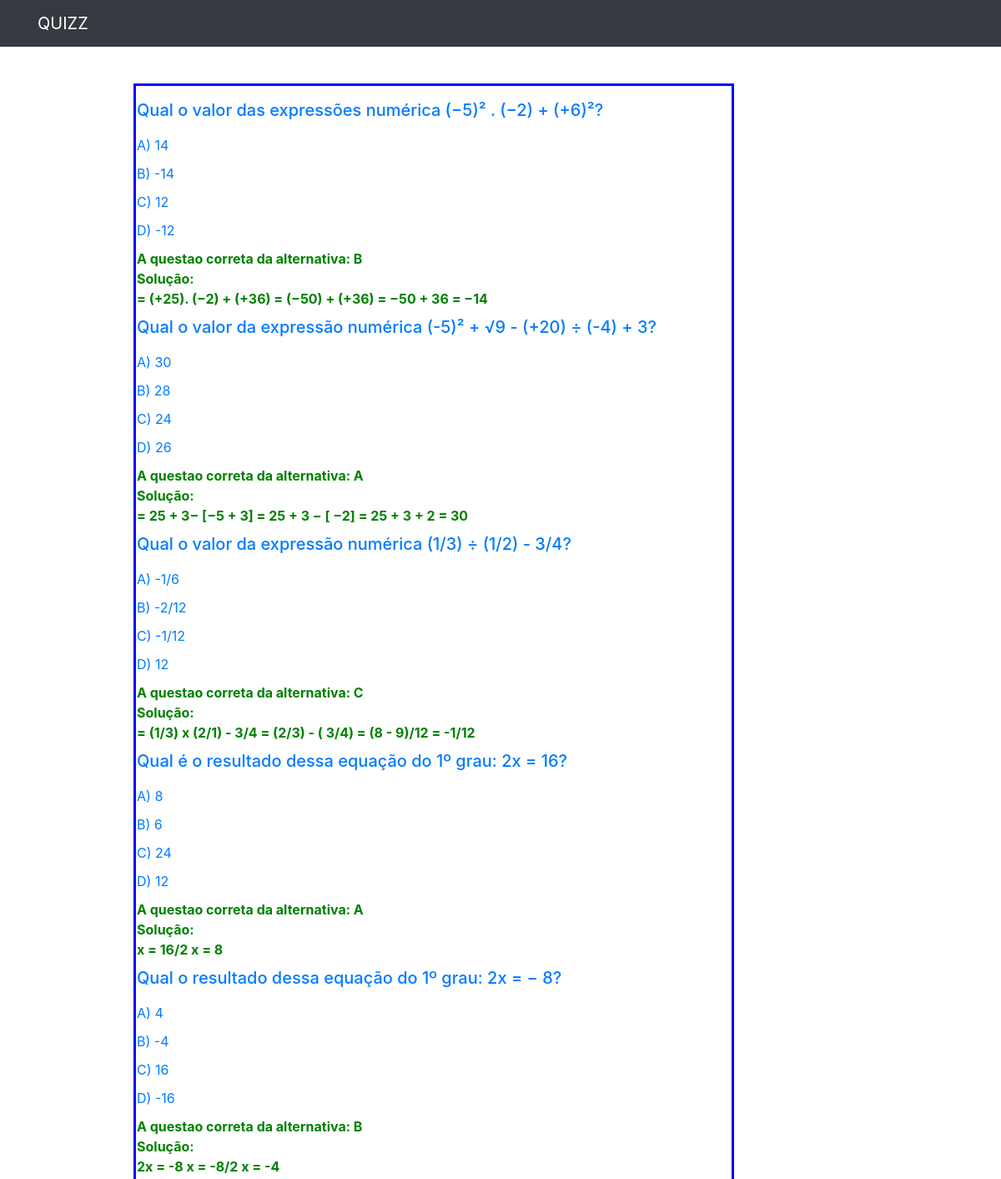
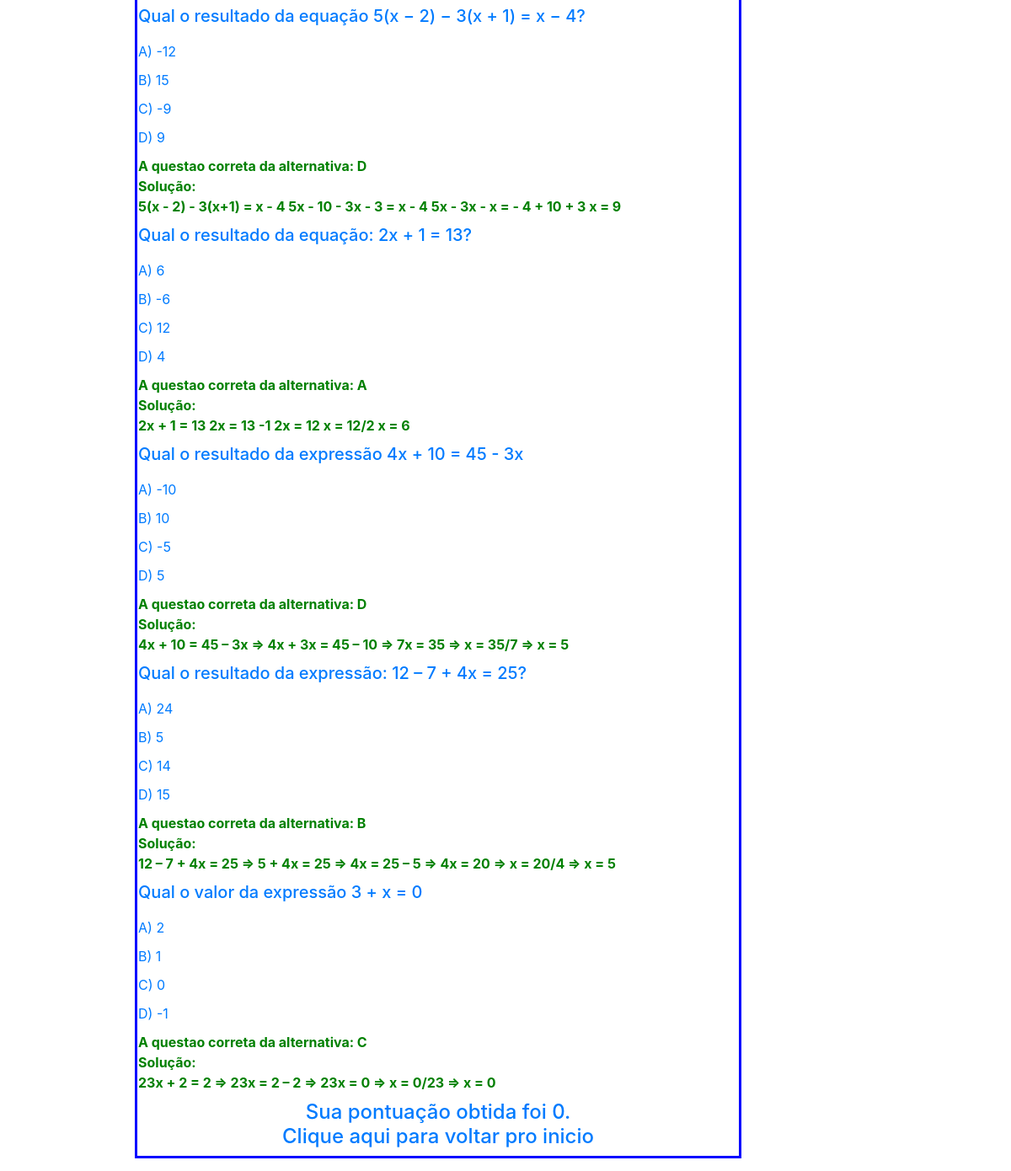
/resultado, run on the app's committed database (2 pictures, top to bottom).
### core/models.py (models this page shows, shortened)
class BaseModel(models.Model):
    objects = models.Manager()
    class Meta:
        abstract = True

class Question(BaseModel):
    pergunta = models.TextField('Pergunta')
    correta = models.CharField('Questao correta', max_length=1)
    solucao = models.TextField('solucao')
    nivel = models.IntegerField('nivel')
    a = models.TextField()
    b = models.TextField()
    c = models.TextField()
    d = models.TextField()

### core/views.py (the view)
# urls.py: path('resultado', resultado, name="resultado"),
def resultado(request):
    score = 0
    if len(resposta_jogador) <= (len(list_correta)):  # caso a quantidade de resposta for igual ou menor a de perguntas
        for i in range(len(resposta_jogador)):
            if resposta_jogador[i] == list_correta[i]:  # comparo a resposta do jogador com a lista de resposta certa
                score += 1
    context = {
        'score': score,
        'resposta_jogador': resposta_jogador,
        'questions': question_global,
    }
    return render(request, 'resultado.html', context)

### core/templates/resultado.html (shortened to what this page needs)
{% load bootstrap4 %}
<!DOCTYPE html>
<html lang="en">
    <head>
            {%bootstrap_css%}
    </head>
    <body>
        <div class="navbar navbar-expand-lg fixed-top  navbar-dark bg-dark" style="">
            <div class="container">
                <a href="../" class="navbar-brand"><font style="vertical-align: inherit;"><font style="vertical-align: inherit;">QUIZZ</font></font></a>
            </div>
        </div>
            <div class = "container1">
                {% for question in questions %}
                <table>
                    <tr><td><label class ="text-primary"><h5>{{question.pergunta}}</h5></label></td></tr>
                    <tr><td><label class ="text-primary"> A) {{question.a}}</label></td></tr>
                    <tr><td><label class ="text-primary">B) {{question.b}}</label></td></tr>
                    <tr><td><label class ="text-primary">C) {{question.c}}</label></td></tr><tr>
                    <td><label class ="text-primary">D) {{question.d}}</label></td></tr>
                    <tr><td><label id ="correta" class ="rb" style="color: green"><b> A questao correta da alternativa: {{question.correta}} <br> Solução:<br> {{question.solucao}}</b></label></td></tr>
                </table>
                {%endfor%}
                 <center>
                   <a href="../"><h4>Sua pontuação obtida foi {{score}}. <br> Clique aqui para voltar pro inicio</h4></a>
                 </center>
            </div>
    </body>
</html>

### core/templates/resultado.html (style rules this page uses)
.container1 { width: 60%;margin: 100px 160px;box-sizing: border-box; border: 3px solid blue; display: block; justify-content: center; align-items: center; flex-wrap: wrap; padding-top: 1rem; }

### data on the page
Question: pergunta "Qual o valor das expressões numérica (−5)² . (−2) + (+6)²?", a "14", b "-14", c "12", d "-12", correta "B", solucao "= (+25). (−2) + (+36) = (−50) + (+36) = −50 + 36 = −14"
Question: pergunta "Qual o valor da expressão numérica (-5)² + √9 - (+20) ÷ (-4) + 3?", a "30", b "28", c "24", d "26", correta "A", solucao "= 25 + 3− [−5 + 3] = 25 + 3 − [ −2] = 25 + 3 + 2 = 30"
Question: pergunta "Qual o valor da expressão numérica (1/3) ÷ (1/2) - 3/4?", a "-1/6", b "-2/12", c "-1/12", d "12", correta "C", solucao "= (1/3) x (2/1) - 3/4 = (2/3) - ( 3/4) = (8 - 9)/12 = -1/12"
Question: pergunta "Qual é o resultado dessa equação do 1º grau: 2x = 16?", a "8", b "6", c "24", d "12", correta "A", solucao "x = 16/2 x = 8"
Question: pergunta "Qual o resultado dessa equação do 1º grau: 2x = − 8?", a "4", b "-4", c "16", d "-16", correta "B", solucao "2x = -8 x = -8/2 x = -4"
Question: pergunta "Qual o resultado da equação 5(x − 2) − 3(x + 1) = x − 4?", a "-12", b "15", c "-9", d "9", correta "D", solucao "5(x - 2) - 3(x+1) = x - 4 5x - 10 - 3x - 3 = x - 4 5x - 3x - x = - 4 + 10 + 3 x = 9"
Question: pergunta "Qual o resultado da equação: 2x + 1 = 13?", a "6", b "-6", c "12", d "4", correta "A", solucao "2x + 1 = 13 2x = 13 -1 2x = 12 x = 12/2 x = 6"
Question: pergunta "Qual o resultado da expressão 4x + 10 = 45 - 3x", a "-10", b "10", c "-5", d "5", correta "D", solucao "4x + 10 = 45 – 3x ⇒ 4x + 3x = 45 – 10 ⇒ 7x = 35 ⇒ x = 35/7 ⇒ x = 5"
Question: pergunta "Qual o resultado da expressão: 12 – 7 + 4x = 25?", a "24", b "5", c "14", d "15", correta "B", solucao "12 – 7 + 4x = 25 ⇒ 5 + 4x = 25 ⇒ 4x = 25 – 5 ⇒ 4x = 20 ⇒ x = 20/4 ⇒ x = 5"
Question: pergunta "Qual o valor da expressão 3 + x = 0", a "2", b "1", c "0", d "-1", correta "C", solucao "23x + 2 = 2 ⇒ 23x = 2 – 2 ⇒ 23x = 0 ⇒ x = 0/23 ⇒ x = 0"

### other printed values
{{ score }} "0"
